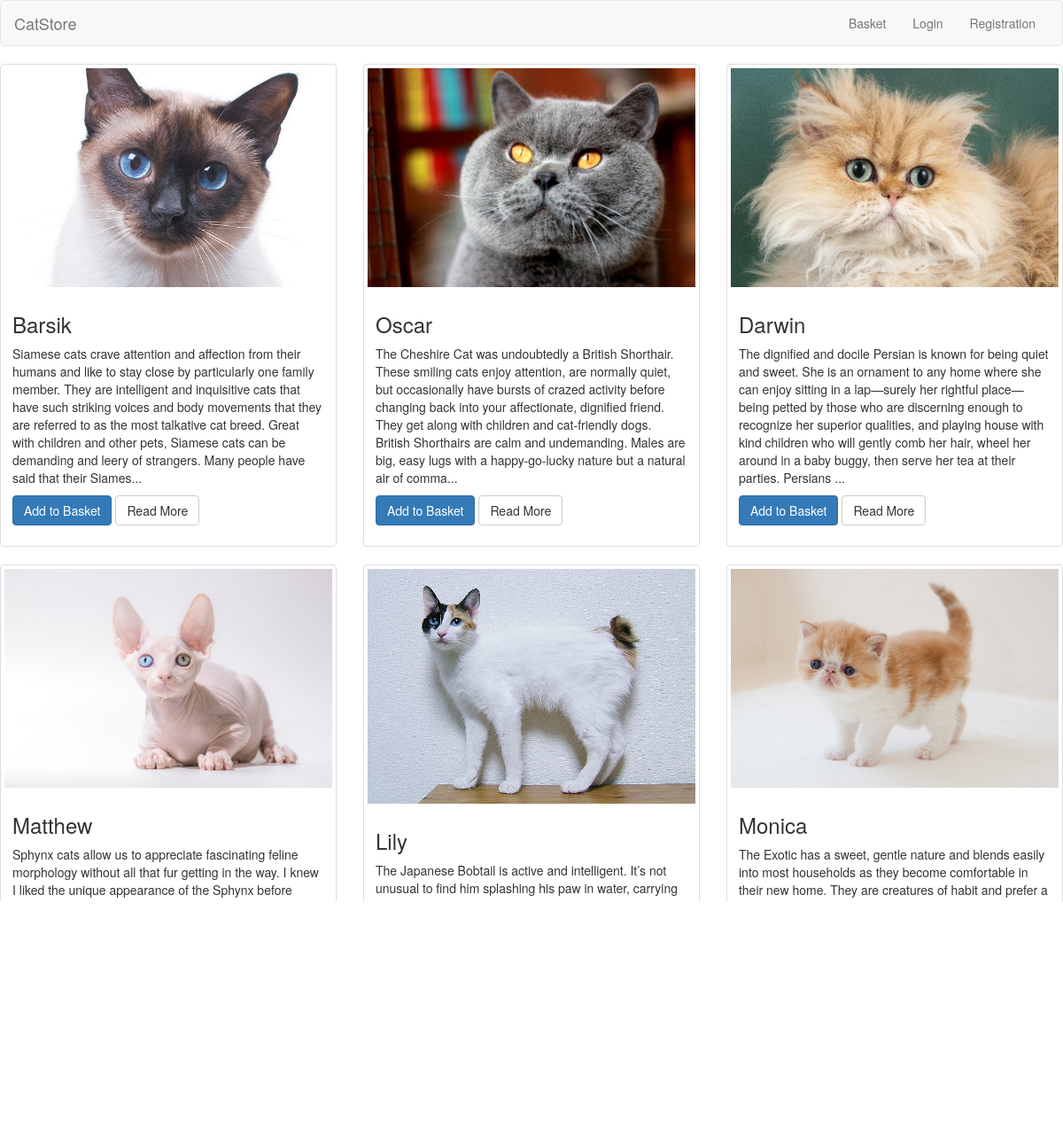
The page / on the database its author committed.
### tables this page shows
CREATE TABLE `products` (
  `id` int(11) NOT NULL AUTO_INCREMENT,
  `name` varchar(255) NOT NULL,
  `description` mediumtext NOT NULL,
  `price` int(11) NOT NULL,
  `created_at` datetime DEFAULT CURRENT_TIMESTAMP,
  `updated_at` datetime DEFAULT NULL ON UPDATE CURRENT_TIMESTAMP,
  `image` varchar(255) NOT NULL,
  PRIMARY KEY (`id`)
);

### app/controllers/MainController.php (called while the page is built, shortened)
<?php
class MainController extends Controller
{
    public function index()
    {
        $result = $this->model->getData();
        $vars = [
            'content' => $result
        ];
        $this->view->render('main', $vars);
    }
}

### public/index.php (called while the page is built, shortened)
<?php
$router = new \Src\Router();
$router->run();

### src/Db.php (called while the page is built, shortened)
<?php
class Db
{
    protected $db;
    public function __construct()
    {
        $config = require_once APP . '/config/db.php';
        $this->db = new PDO('mysql:host=' . $config['host'] . ';dbname=' . $config['name'] . ';charset=utf8', $config['user'], $config['password']);
    }
    public function query($sql, $params = [])
    {
        $stmt = $this->db->prepare($sql);
        $stmt->execute();
        return $stmt;
    }
    public function row($sql, $params = [])
    {
        $result = $this->query($sql, $params);
        return $result->fetchAll(PDO::FETCH_ASSOC);
    }
}

### app/config/db.php (called while the page is built)
<?php
return [
    'host' => 'localhost',
    'name' => 'osmachko_db',
    'password' => '321177',
    'user' => 'osmachko'
];

### app/models/Main.php (called while the page is built, shortened)
<?php
class Main extends Model
{
    public function getData()
    {
        $result = $this->db->row("SELECT * FROM products;");
        return $result;
    }
}

### src/Model.php (called while the page is built, shortened)
<?php
class Model
{
    public function __construct()
    {
        $this->db = new Db;
    }
}

### app/views/main.php (the view)
<?php
require_once "partials/_head.php";
?>
<body>
<div class="row">
    <? foreach ($this->params['content'] as $products => $product) : ?>
        <div class="col-sm-6 col-md-4">
            <div class="thumbnail">
                <img src="<?= $product['image'] ?>">
                <div class="caption">
                    <h3><?= $product['name'] ?></h3>
                    <p><?= substr($product['description'], 0, 400) . '...' ?></p>
                    <p><a href="basket?id=<?=$product['id']?>" class="btn btn-primary" role="button">Add to Basket</a> <a href="product?id=<?= $product['id'] ?>" class="btn btn-default" role="button">Read More</a></p>
                </div>
            </div>
        </div>
    <? endforeach; ?>
</div>
<? require_once "partials/_footer.php" ?>

### src/Router.php (shortened to what this page needs)
<?php
class Router
{
    public $routes = [];
    public $params = [];
    public function add($route, $params)
    {
        $route = '#^' . $route . '$#';
        $this->routes[$route] = $params;
    }
    public function match()
    {
        $url = explode('?', $_SERVER['REQUEST_URI']);
        $url = trim($url[0], '/');
        foreach ($this->routes as $route => $params) {
            if (preg_match($route, $url, $matches)) {
                $this->params = $params;
                return true;
            }
        }
        return false;
    }
    public function run()
    {
        if ($this->match()) {
                    $action = $this->params['action'];
                    $controller = new $controllerName($this->params);
                    $controller->$action();
        } else {
            echo "Cannot find route";
        }
    }
}

### src/View.php (shortened to what this page needs)
<?php
class View
{
    public $path;
    public function __construct($route)
    {
        $this->path = $route['controller'] . '/' . $route['action'];
    }
    public function render($view, $vars = [])
    {
        $this->params = $vars;
        if (file_exists("../app/views/$view.php")) {
            require "../app/views/$view.php";
        } else {
            echo 'Cannot find view ' . $this->path;
        }
    }
}

### app/views/partials/_head.php (shortened to what this page needs)
<!DOCTYPE html>
<html lang="en">
<head>
    <link href="css/bootstrap.min.css" rel="stylesheet">
</head>
<link rel="stylesheet" href="https://maxcdn.bootstrapcdn.com/bootstrap/3.3.7/css/bootstrap.min.css">
<nav class="navbar navbar-default">
    <div class="container-fluid">
        <div class="navbar-header">
            <a class="navbar-brand" href="/">CatStore</a>
        </div>
        <div class="collapse navbar-collapse" id="bs-example-navbar-collapse-1">
            <ul class="nav navbar-nav navbar-right">
                <li><a href="basket">Basket</a></li>
                <? if (isset($_SESSION['user'])) : ?>
                    <li><a href=""><?= $_SESSION['user'][0]['name'] ?></a></li>
                    <li><a href="logout">Logout</a></li>
                <? else : ?>
                    <li><a href="form">Login</a></li>
                    <li><a href="register">Registration</a></li>
                <? endif; ?>
            </ul>
        </div>
    </div>
</nav>

### app/views/partials/_footer.php
<hr>
<p class="text-center">Copyright Nick Ocean - All Rights Reserved</p>
</body>
</html>

### rows shown on the page
products: image (picture), name "Barsik", description "Siamese cats crave attention and affection from their humans and like to stay close by particularly one family member. They are intelligent and inquisitive cats that have such striking voices and body movements that they are referred to as the most talkative cat breed. Great with children and other pets, Siamese cats can be demanding and leery of strangers. Many people have said that their Siames"
products: image (picture), name "Oscar", description "The Cheshire Cat was undoubtedly a British Shorthair. These smiling cats enjoy attention, are normally quiet, but occasionally have bursts of crazed activity before changing back into your affectionate, dignified friend. They get along with children and cat-friendly dogs. British Shorthairs are calm and undemanding. Males are big, easy lugs with a happy-go-lucky nature but a natural air of comma"
products: image (picture), name "Darwin", description "The dignified and docile Persian is known for being quiet and sweet. She is an ornament to any home where she can enjoy sitting in a lap—surely her rightful place—being petted by those who are discerning enough to recognize her superior qualities, and playing house with kind children who will gently comb her hair, wheel her around in a baby buggy, then serve her tea at their parties. Persians"
products: image (picture), name "Matthew", description "Sphynx cats allow us to appreciate fascinating feline morphology without all that fur getting in the way. I knew I liked the unique appearance of the Sphynx before getting one, but I didn’t know I’d be so completely captivated by my cats’ big bat ears, runway model cheekbones and delightful skin folds. I love how Fly’s legs look like she’s wearing sagging pantyhose, and how when Skinny M"
products: image (picture), name "Lily", description "The Japanese Bobtail is active and intelligent. It’s not unusual to find him splashing his paw in water, carrying toys around, or playing fetch. He is highly curious and loves to explore. Japanese Bobtails are talkative, communicating with a wide range of chirps and meows. Their voices are described as almost songlike. These are outgoing cats who get along well with children and other pets, in"
products: image (picture), name "Monica", description "The Exotic has a sweet, gentle nature and blends easily into most households as they become comfortable in their new home. They are creatures of habit and prefer a calm atmosphere and gentle handling. They are happy to be combed and petted by children but are unlikely to join in boisterous games with them. They have quiet, musical voices but communicate mainly with their large expressive eyes. The"
